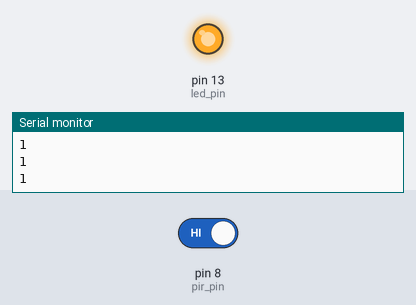
The sketch below on a simulated Arduino Uno, built with avr-gcc and run on an emulated ATmega328P. On the bench: output pins drawn as LEDs (lit = HIGH), the last lines printed to the serial monitor. The inputs (shaded band) are chosen by the test bench; at power-on: pin 8 (pir_pin) HIGH.

Above: at 1.2 s.
1.3 s: pin 8 (pir_pin) driven LOW
At 2.5 s:
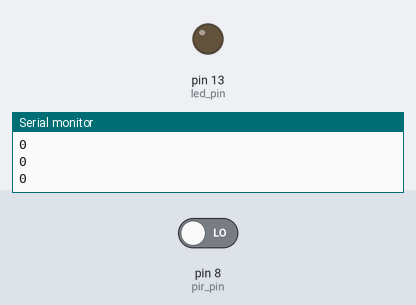
2.8 s: pin 8 (pir_pin) driven HIGH
At 3.7 s:
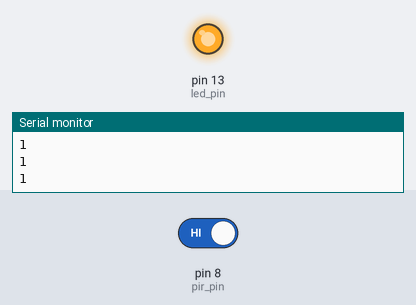
Timing chart, 0 to 5.8 s (numbered marks = the images above; inputs shaded):
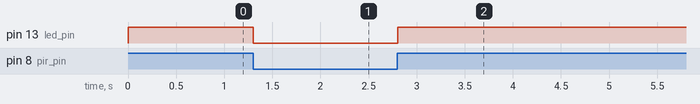

Measured:
- after the input at 1.3 s, pin 13 (led_pin): HIGH → LOW at once
- after the input at 2.8 s, pin 13 (led_pin): LOW → HIGH at once

The sketch:

pir_sensor_control.ino
```cpp
int led_pin = 13;
int pir_pin = 8;
int pir_read;

void setup(){
    pinMode(led_pin, OUTPUT);
    pinMode(pir_pin, INPUT);
    Serial.begin(9600);
}

void loop(){
    pir_read = digitalRead(pir_pin);
    digitalWrite(led_pin, pir_read);
    Serial.println(pir_read);
    delay(100);
}
```
